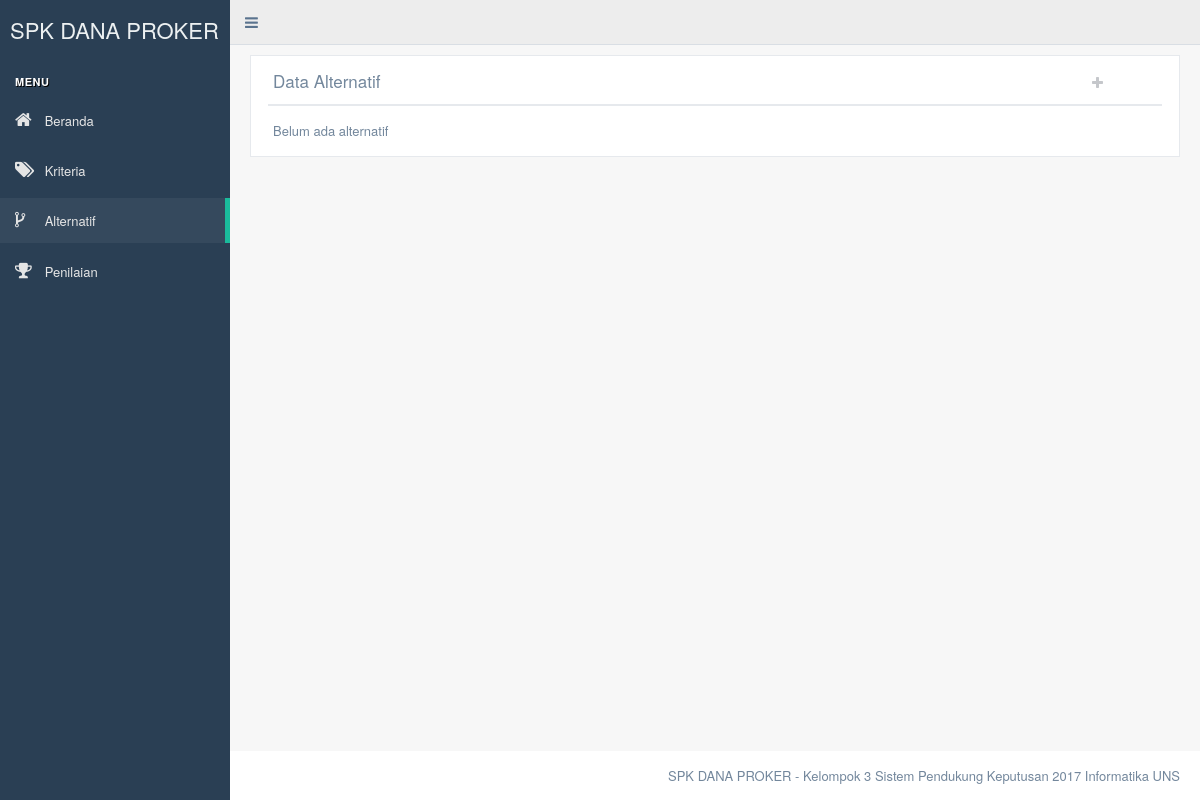
/alternatif.php, run on an earlier commit of the app's database.
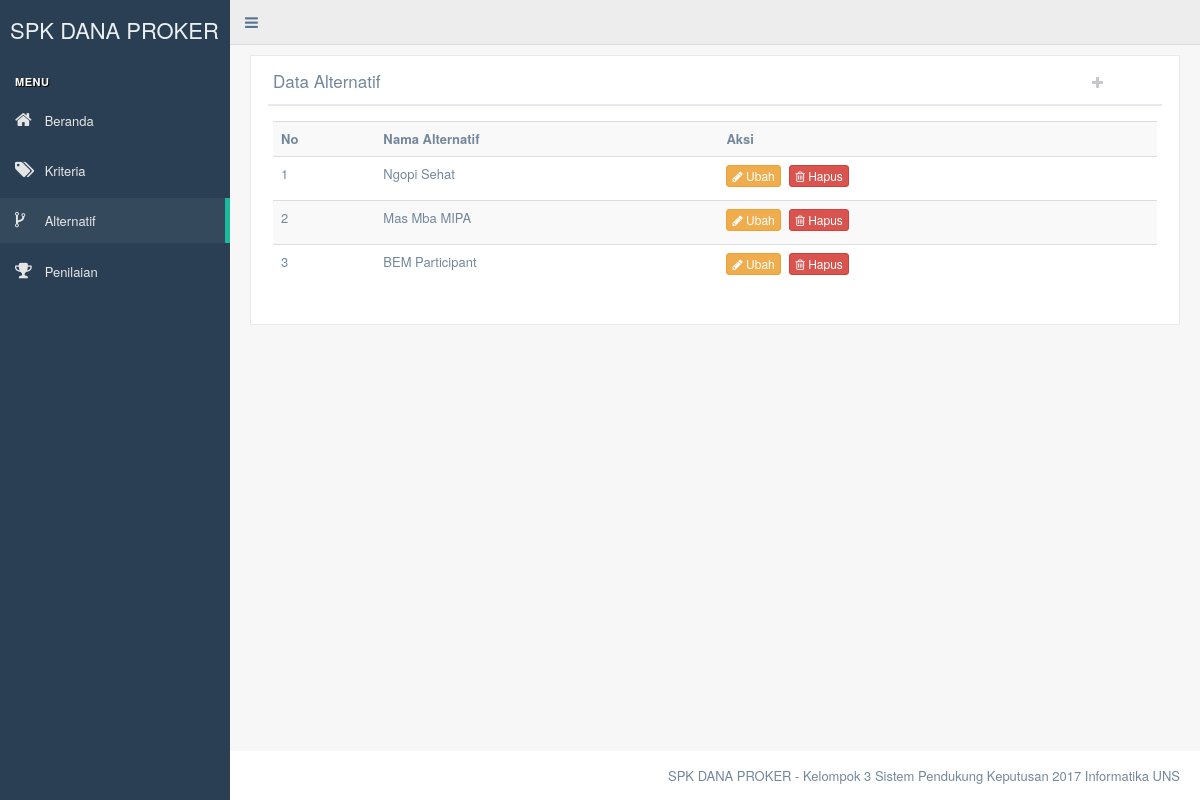
And on a later commit of the database.
### tables this page shows
CREATE TABLE `alternatif` (
  `id` int(2) NOT NULL,
  `nama` varchar(25) NOT NULL,
  `bobot_20` int(2) NOT NULL,
  `bobot_21` int(2) NOT NULL,
  `bobot_22` int(2) NOT NULL
);

### crud_alternatif.php (the view, shortened to what this page needs)
<?php
	require 'koneksi.php';
	function get_alternatif() {
		global $koneksi;
		$sql = "SELECT * FROM alternatif";
		$query = mysqli_query($koneksi, $sql);
		if(mysqli_num_rows($query) == 0) {
			echo "Belum ada alternatif";
		} else {
?>
			<table class="table table-striped">
				<tr>
					<th>No</th>
					<th>Nama Alternatif</th>
					<th>Aksi</th>
				</tr>
<?php
			$no = 1;
			while($row = mysqli_fetch_assoc($query)) {
?>
				<tr>
					<td><?php echo $no; ?></td>
					<td><?php echo $row['nama']; ?></td>
					<td>
						<a class="btn btn-warning btn-xs" data-toggle="modal" data-placement="right" data-target="#modal_ubah_alternatif_<?php echo $row['id']; ?>"><i class="fa fa-pencil"></i> Ubah</a>
						<a class="btn btn-danger btn-xs" data-toggle="modal" data-placement="right" data-target="#modal_hapus_alternatif_<?php echo $row['id']; ?>"><i class="fa fa-trash-o"></i> Hapus</a>
					</td>
				</tr>
<?php
				$no++;
			}
?>
			</table>
<?php
		}
	}
?>

What changed in the data, as far as the page shows it:
added alternatif: nama "Ngopi Sehat"
added alternatif: nama "Mas Mba MIPA"
added alternatif: nama "BEM Participant"
Also different on the page:
text no longer shown: "Belum ada alternatif"
text now shown: "No Nama Alternatif Aksi"
